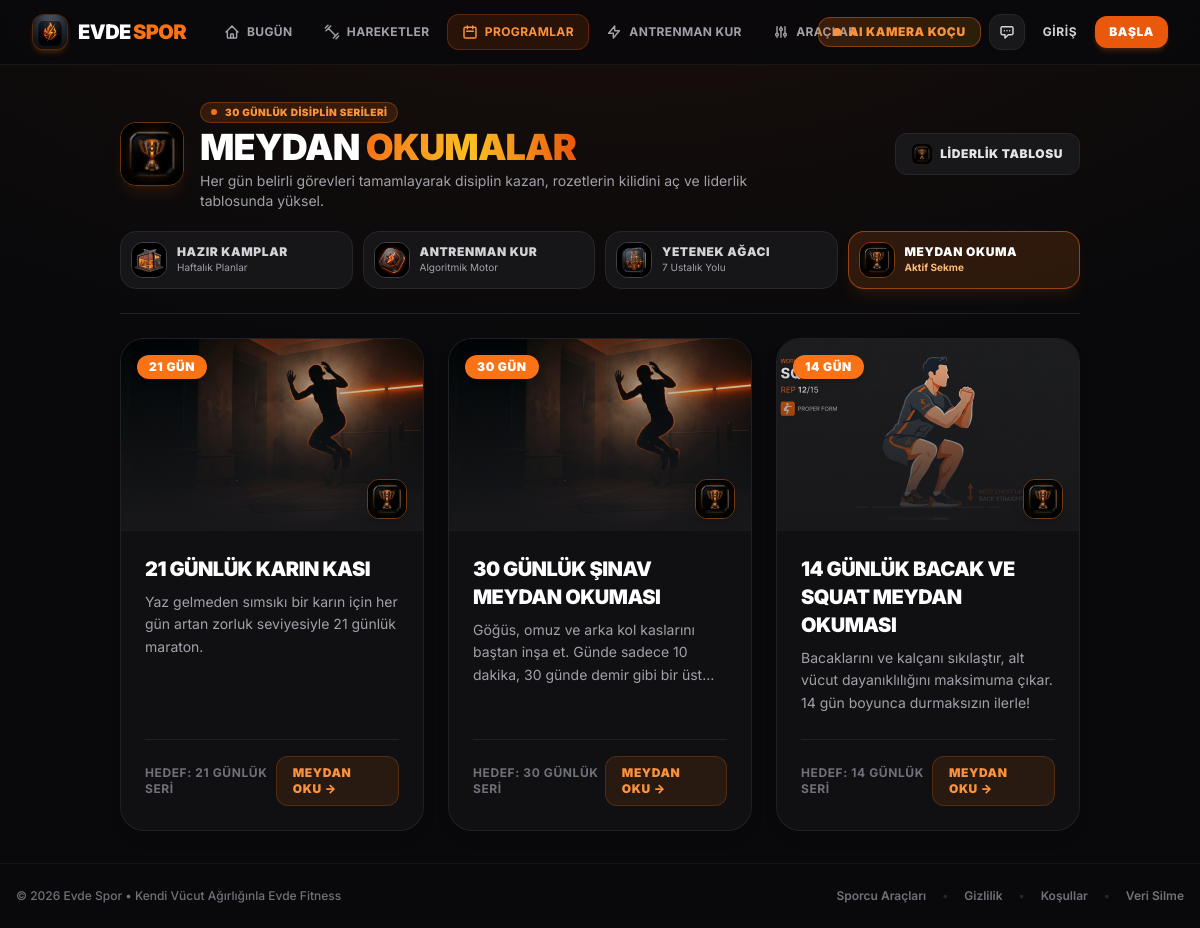
/challenges, run on the app's committed database.
### models.py (models this page shows)
class Challenge(db.Model):
    id = db.Column(db.Integer, primary_key=True)
    title = db.Column(db.String(100), nullable=False)
    slug = db.Column(db.String(100), unique=True, nullable=False)
    description = db.Column(db.Text, nullable=True)
    duration_days = db.Column(db.Integer, nullable=False)

### app.py (the view)
    @app.route('/challenges')
    def challenges():
        all_challenges = Challenge.query.all()
        user_challenges = []
        if current_user.is_authenticated:
            user_challenges = [uc.challenge_id for uc in current_user.challenges]
        return render_template('challenges.html', challenges=all_challenges, user_challenges=user_challenges)

### templates/challenges.html (shortened to what this page needs)
{% extends 'base.html' %}
{% block content %}
<div class="max-w-6xl mx-auto relative z-10 space-y-6 animate-fade-up">
    <div class="pb-6 border-b border-zinc-800/80 space-y-5">
        <div class="flex flex-col sm:flex-row sm:items-center justify-between gap-4">
            <div class="flex items-center gap-4">
                <img src="/static/images/challenges_trophy_icon.jpg" alt="Meydan Okumalar" class="w-14 h-14 sm:w-16 sm:h-16 rounded-2xl object-cover border border-orange-500/40 shadow-lg shadow-orange-500/10 shrink-0">
                <div>
                    <div class="inline-flex items-center gap-2 px-2.5 py-0.5 rounded-full text-[10px] font-black uppercase tracking-wider bg-orange-500/15 border border-orange-500/30 text-orange-400 mb-1">
                        <span class="w-1.5 h-1.5 rounded-full bg-orange-500 animate-pulse"></span>
                        <span>30 GÜNLÜK DİSİPLİN SERİLERİ</span>
                    </div>
                    <h1 class="text-2xl sm:text-4xl font-black text-white font-heading uppercase tracking-tight leading-none">
                        Meydan <span class="text-gradient">Okumalar</span>
                    </h1>
                    <p class="text-zinc-400 text-xs sm:text-sm mt-1 max-w-xl">
                        Her gün belirli görevleri tamamlayarak disiplin kazan, rozetlerin kilidini aç ve liderlik tablosunda yüksel.
                    </p>
                </div>
            </div>
            <a href="/liderlik" class="px-4 py-2.5 rounded-xl bg-zinc-900 hover:bg-zinc-800 border border-zinc-800 text-zinc-200 hover:text-white text-xs font-black uppercase tracking-wider transition-all flex items-center gap-2 self-start sm:self-center">
                <img src="/static/images/challenges_trophy_icon.jpg" alt="Liderlik" class="w-5 h-5 rounded-md object-cover">
                <span>Liderlik Tablosu</span>
            </a>
        </div>
        <div class="grid grid-cols-2 sm:grid-cols-4 gap-2.5">
            <a href="/programlar" class="flex items-center gap-2.5 p-2.5 rounded-2xl bg-zinc-900/90 hover:bg-zinc-800 border border-zinc-800 hover:border-orange-500/40 text-zinc-300 hover:text-white transition-all">
                <img src="/static/images/home_gym_icon.jpg" alt="Kamplar" class="w-9 h-9 rounded-xl object-cover border border-zinc-700 shrink-0">
                <div class="min-w-0">
                    <span class="text-xs font-black uppercase tracking-wider block truncate">Hazır Kamplar</span>
                    <span class="text-[10px] text-zinc-400 block truncate">Haftalık Planlar</span>
                </div>
            </a>
            <a href="/antrenman-olustur" class="flex items-center gap-2.5 p-2.5 rounded-2xl bg-zinc-900/90 hover:bg-zinc-800 border border-zinc-800 hover:border-orange-500/40 text-zinc-300 hover:text-white transition-all">
                <img src="/static/images/workout_builder_icon.jpg" alt="Antrenman Kur" class="w-9 h-9 rounded-xl object-cover border border-zinc-700 shrink-0">
                <div class="min-w-0">
                    <span class="text-xs font-black uppercase tracking-wider block truncate">Antrenman Kur</span>
                    <span class="text-[10px] text-zinc-400 block truncate">Algoritmik Motor</span>
                </div>
            </a>
            <a href="/kalistenik-agaci" class="flex items-center gap-2.5 p-2.5 rounded-2xl bg-zinc-900/90 hover:bg-zinc-800 border border-zinc-800 hover:border-orange-500/40 text-zinc-300 hover:text-white transition-all">
                <img src="/static/images/skill_tree_icon.jpg" alt="Yetenek Ağacı" class="w-9 h-9 rounded-xl object-cover border border-zinc-700 shrink-0">
                <div class="min-w-0">
                    <span class="text-xs font-black uppercase tracking-wider block truncate">Yetenek Ağacı</span>
                    <span class="text-[10px] text-zinc-400 block truncate">7 Ustalık Yolu</span>
                </div>
            </a>
            <a href="/challenges" class="flex items-center gap-2.5 p-2.5 rounded-2xl bg-orange-500/15 border border-orange-500/50 text-white shadow-lg shadow-orange-500/10 transition-all">
                <img src="/static/images/challenges_trophy_icon.jpg" alt="Meydan Okuma" class="w-9 h-9 rounded-xl object-cover border border-orange-500/40 shrink-0">
                <div class="min-w-0">
                    <span class="text-xs font-black uppercase tracking-wider block truncate">Meydan Okuma</span>
                    <span class="text-[10px] text-orange-300 font-bold block truncate">Aktif Sekme</span>
                </div>
            </a>
        </div>
    </div>
    <div class="grid grid-cols-1 md:grid-cols-2 lg:grid-cols-3 gap-6">
        {% for challenge in challenges %}
        {% set is_joined = challenge.id in user_challenges %}
        <div class="group relative rounded-3xl border border-zinc-800/80 hover:border-orange-500/50 bg-zinc-900/50 hover:bg-zinc-900/80 overflow-hidden flex flex-col justify-between transition-all duration-300 transform hover:-translate-y-1 shadow-lg hover:shadow-orange-500/10 backdrop-blur-md">
            <div>
                <div class="relative h-48 w-full overflow-hidden bg-zinc-950">
                    {% set ch_img = 'standart-push-up-normal-sinav.jpg' if 'sinav' in challenge.slug else ('21-gunluk-karin-ve-core.jpg' if 'karin' in challenge.slug else ('standart-air-squat.jpg' if 'squat' in challenge.slug else 'page_hero_bg.jpg')) %}
                    <img src="/static/images/{{ ch_img }}"
                         onerror="this.src='/static/images/page_hero_bg.jpg'"
                         alt="{{ challenge.title }}"
                         class="w-full h-full object-cover group-hover:scale-105 transition-transform duration-500">
                    <div class="absolute inset-0 bg-gradient-to-t from-zinc-900 via-zinc-900/50 to-transparent"></div>
                    <div class="absolute top-4 left-4 flex items-center gap-2 z-10">
                        <span class="px-3 py-1 rounded-full text-xs font-black uppercase tracking-wider bg-orange-500 text-white shadow-md">
                            {{ challenge.duration_days }} Gün
                        </span>
                    </div>
                    <div class="absolute bottom-3 right-4">
                        <img src="/static/images/challenges_trophy_icon.jpg" alt="Ödül" class="w-10 h-10 rounded-xl object-cover border border-orange-500/40 shadow-lg group-hover:scale-110 transition-transform">
                    </div>
                </div>
                <div class="p-6">
                    <h3 class="text-xl font-black text-white font-heading uppercase tracking-tight group-hover:text-orange-400 transition-colors mb-2">
                        {{ challenge.title }}
                    </h3>
                    <p class="text-zinc-400 text-sm leading-relaxed line-clamp-3">
                        {{ challenge.description }}
                    </p>
                </div>
            </div>
            <div class="p-6 pt-0">
                <div class="pt-4 border-t border-zinc-800/80 flex items-center justify-between">
                    <div class="text-xs font-bold text-zinc-500 uppercase tracking-wider">
                        Hedef: {{ challenge.duration_days }} Günlük Seri
                    </div>
                    <a href="/challenges/{{ challenge.slug }}" class="inline-flex items-center gap-1.5 px-4 py-2 rounded-xl {% if is_joined %}bg-emerald-500/10 text-emerald-400 border border-emerald-500/20 hover:bg-emerald-500/20{% else %}bg-orange-500/10 text-orange-400 border border-orange-500/20 hover:bg-orange-500 hover:text-white{% endif %} text-xs font-black uppercase tracking-wider transition-all">
                        {% if is_joined %}Devam Et →{% else %}Meydan Oku →{% endif %}
                    </a>
                </div>
            </div>
        </div>
        {% endfor %}
    </div>
</div>
{% endblock %}

### templates/base.html (style rules this page uses)
html { scroll-behavior: smooth; }
body { background-color: #09090b; color: #fafafa; font-family: 'Inter', -apple-system, BlinkMacSystemFont, 'Segoe UI', Roboto, sans-serif; -webkit-font-smoothing: antialiased; -moz-osx-font-smoothing: grayscale; background-image: radial-gradient(ellipse 80% 50% at 50% -10%, rgba(234,88,12,0.08), transparent); }
h1, h2, h3, h4, .font-heading, .font-display { font-family: 'Inter', -apple-system, BlinkMacSystemFont, sans-serif; font-weight: 800; letter-spacing: -0.02em; }
.text-gradient { background: linear-gradient(90deg, #f97316, #fbbf24, #ea580c); -webkit-background-clip: text; background-clip: text; color: transparent; }
a, button { -webkit-tap-highlight-color: transparent; }

### data on the page
Challenge: duration_days "21", title "21 GÜNLÜK KARIN KASI", description "Yaz gelmeden sımsıkı bir karın için her gün artan zorluk seviyesiyle 21 günlük maraton."
Challenge: duration_days "30", title "30 GÜNLÜK ŞINAV MEYDAN OKUMASI", description "Göğüs, omuz ve arka kol kaslarını baştan inşa et. Günde sadece 10 dakika, 30 günde demir gibi bir…"
Challenge: shows a picture, duration_days "14", title "14 GÜNLÜK BACAK VE SQUAT MEYDAN OKUMASI", description "Bacaklarını ve kalçanı sıkılaştır, alt vücut dayanıklılığını maksimuma çıkar. 14 gün boyunca durmaksızın ilerle!"
